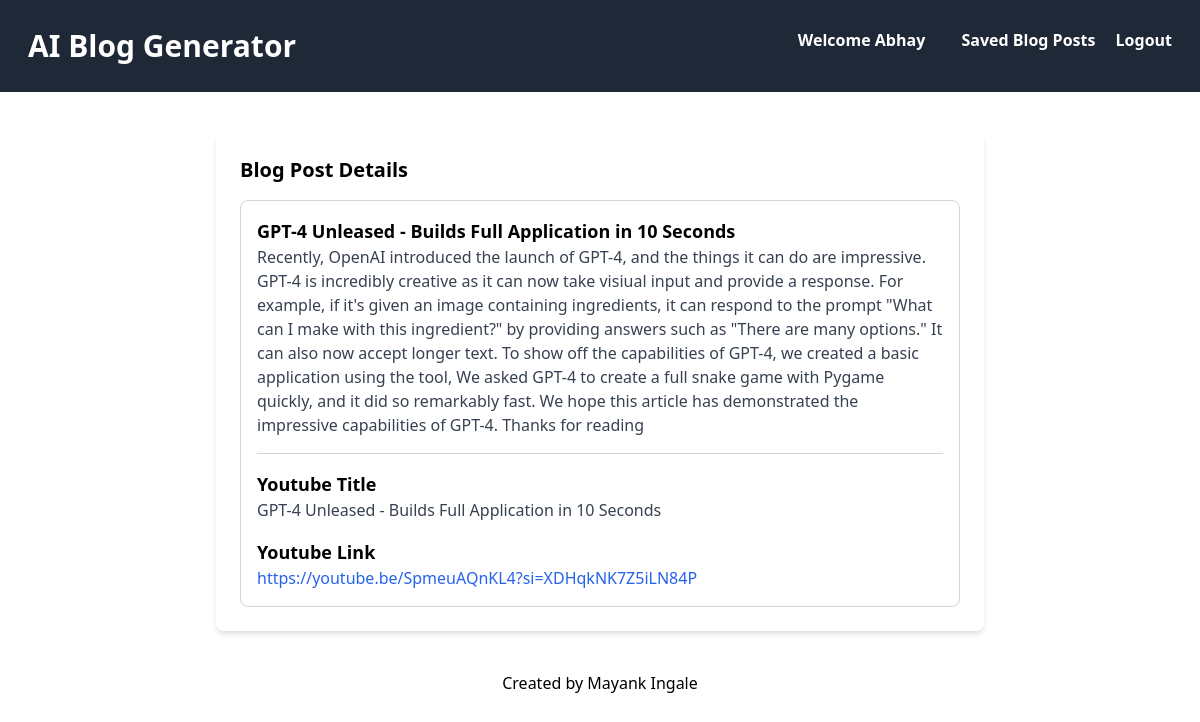
Screenshot of /blog_details/2 (signed in) with the database file from the repository.
### blog_generator/models.py (models this page shows, shortened)
class BlogPost(models.Model):
    user = models.ForeignKey(User, on_delete=models.CASCADE)
    youtube_title = models.CharField(max_length=300)
    youtube_link = models.URLField()
    generated_content = models.TextField()
    created_at = models.DateTimeField(auto_now_add=True)

### blog_generator/views.py (the view)
# urls.py: path('blog_details/<int:pk>', views.blog_details, name="blog_details"),
def blog_details(request, pk):
    blog_article_detail = BlogPost.objects.get(id = pk)
    if request.user == blog_article_detail.user:
        return render(request, 'blog_generator/blog-details.html', {'blog_article_detail' : blog_article_detail})
    else:
        return redirect('/')

### blog_generator/templates/blog_generator/blog-details.html
{% extends 'blog_generator/base.html' %}
{% block blogdetails  %}
{% include 'blog_generator/navbar.html' %}
<div class="container mx-auto mt-10 px-4 sm:px-0">
    <div class="max-w-3xl mx-auto bg-white p-6 rounded-lg shadow-md">
            <section>
                <h2 class="text-xl mb-4 font-semibold">Blog Post Details</h2>
                <div class="border border-gray-300 p-4 rounded-lg">
                    <h3 class="text-lg font-semibold ">{{blog_article_detail.youtube_title}}</h3>
                    <p class="text-gray-700">{{blog_article_detail.generated_content}}</p>
                    <hr class="my-4 border-gray-300">
                    <h4 class="text-lg font-semibold">Youtube Title</h4>
                    <p class="text-gray-700">{{blog_article_detail.youtube_title}}</p>
                    <h4 class="text-lg font-semibold mt-4">Youtube Link</h4>
                    <a href="{{blog_article_detail.youtube_link}}" class="text-blue-600 hover:underline">{{blog_article_detail.youtube_link}}</a>
                </div>
            </section>
        </div>
    </div>
{% endblock blogdetails  %}

### blog_generator/templates/blog_generator/navbar.html
{% block navbar %}
<nav class="bg-blue-600 p-7 text-white flex justify-between" style="background: #1f2836;">
    <div>
        <a href="{% url 'index' %}">
            <h1 class="text-3xl font-bold">AI Blog Generator</h1>
        </a>
    </div>
    <div>
        {% if request.user.is_authenticated %}
        <div class="authorize">
            <a class="text-white text-1xl font-bold mx-4">Welcome <strong>{{ user.username }}</strong></a>
            <a href="/blog_list" class="text-white text-1xl font-bold hover:underline mx-4">Saved Blog Posts</a>
            <a href="{% url 'user_logout' %}" class="text-white text-1xl font-bold hover:underline">Logout</a>
        </div>
        {% else %}
        <div class="unauthorize">
            <a href="{% url 'user_login' %}" class="text-white text-1xl font-bold hover:underline">Login</a>
            <a href="{% url 'user_signup' %}" class="text-white text-1xl font-bold hover:underline" style="margin: 30px;">Register</a>
        </div>
        {% endif %}
    </div>
</nav>
{% endblock navbar %}

### rows the page displays
BlogPost: youtube_title "GPT-4 Unleased - Builds Full Application in 10 Seconds", generated_content "Recently, OpenAI introduced the launch of GPT-4, and the things it can do are impressive. GPT-4 is incredibly creative as it can now take visiual input and provide a response. For example, if it's given an image containing ingredients, it can respond to the prompt \"What can I make with this ingredient?\" by providing answers such as \"There are many options.\" It can also now accept longer text. To show off the capabilities of GPT-4, we created a basic application using the tool, We asked GPT-4 to create a full snake game with Pygame quickly, and it did so remarkably fast. We hope this article has demonstrated the impressive capabilities of GPT-4. Thanks for reading", youtube_link "https://youtube.be/SpmeuAQnKL4?si=XDHqkNK7Z5iLN84P"

### other values shown
{{ user.username }} "Abhay"
